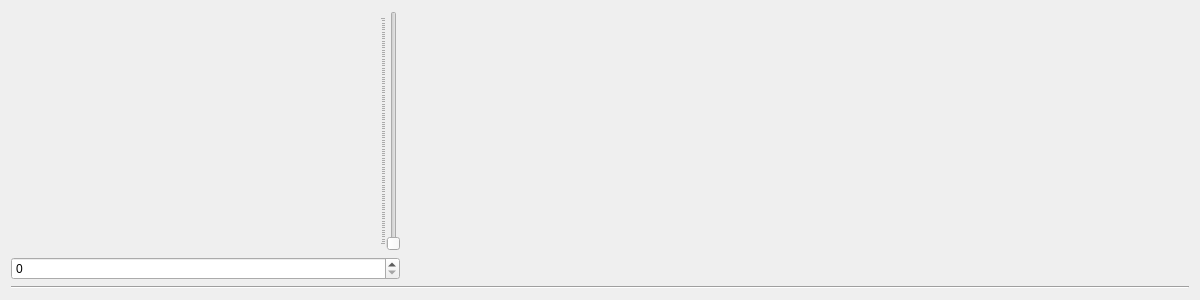
<?xml version="1.0" encoding="UTF-8"?>
<ui version="4.0">
 <class>ThresholdsWidget</class>
 <widget class="QWidget" name="ThresholdsWidget">
  <property name="geometry">
   <rect>
    <x>0</x>
    <y>0</y>
    <width>1200</width>
    <height>300</height>
   </rect>
  </property>
  <property name="minimumSize">
   <size>
    <width>1200</width>
    <height>300</height>
   </size>
  </property>
  <property name="windowTitle">
   <string>Form</string>
  </property>
  <layout class="QVBoxLayout" name="verticalLayout_2">
   <item>
    <layout class="QHBoxLayout" name="horizontalLayout_2">
     <item>
      <layout class="QVBoxLayout" name="verticalLayout">
       <item>
        <layout class="QHBoxLayout" name="horizontalLayout">
         <item>
          <widget class="QCustomPlot" name="wPlot" native="true"/>
         </item>
         <item>
          <widget class="QSlider" name="vsThresholdsLevel">
           <property name="maximum">
            <number>100</number>
           </property>
           <property name="orientation">
            <enum>Qt::Vertical</enum>
           </property>
           <property name="invertedAppearance">
            <bool>false</bool>
           </property>
           <property name="invertedControls">
            <bool>false</bool>
           </property>
           <property name="tickPosition">
            <enum>QSlider::TicksAbove</enum>
           </property>
           <property name="tickInterval">
            <number>1</number>
           </property>
          </widget>
         </item>
        </layout>
       </item>
       <item>
        <widget class="QSpinBox" name="sbThresholdsLevel"/>
       </item>
      </layout>
     </item>
     <item>
      <widget class="QCustomPlot" name="negativeDensityPlot" native="true"/>
     </item>
     <item>
      <widget class="QCustomPlot" name="positiveDensityPlot" native="true"/>
     </item>
    </layout>
   </item>
   <item>
    <widget class="Line" name="line">
     <property name="orientation">
      <enum>Qt::Horizontal</enum>
     </property>
    </widget>
   </item>
  </layout>
 </widget>
 <customwidgets>
  <customwidget>
   <class>QCustomPlot</class>
   <extends>QWidget</extends>
   <header>qcustomplot/qcustomplot.h</header>
   <container>1</container>
  </customwidget>
 </customwidgets>
 <resources/>
 <connections/>
</ui>
